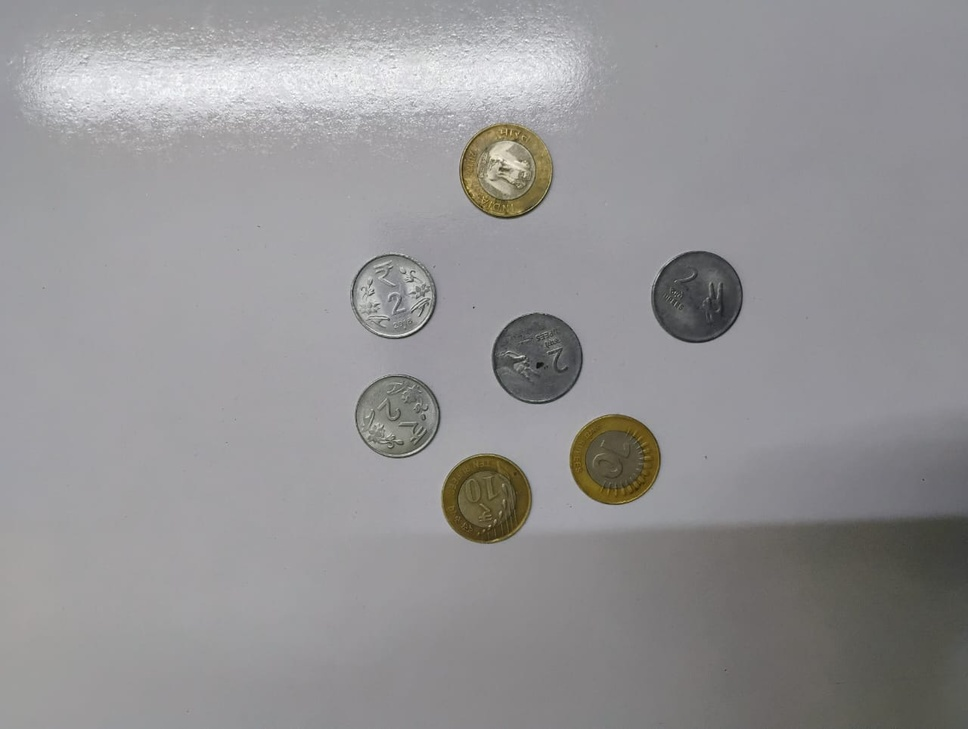
#> input picture coins.jpeg, 968 x 729 px, shrunk from 1280 x 963 before the run, found by its file name
$ jupyter execute part1.ipynb
#> lines starting #> are read from the running program, lines starting #| are printed output that depends on the picture; after the words box and inside, x2 and y2 are one past the last pixel; in counts of white or black regions, pixels touching at a corner belong together
[cell 1]
import cv2
import numpy as np
from google.colab.patches import cv2_imshow  # Required for Colab

def detect_and_segment_coins(image_path):
    # Load the image
#> called with image_path = '/content/coins.jpeg'
    image = cv2.imread(image_path)
#> image is the input picture: shape (729, 968, 3); mean B, G, R 148.6, 147.2, 148.2
    gray = cv2.cvtColor(image, cv2.COLOR_BGR2GRAY)
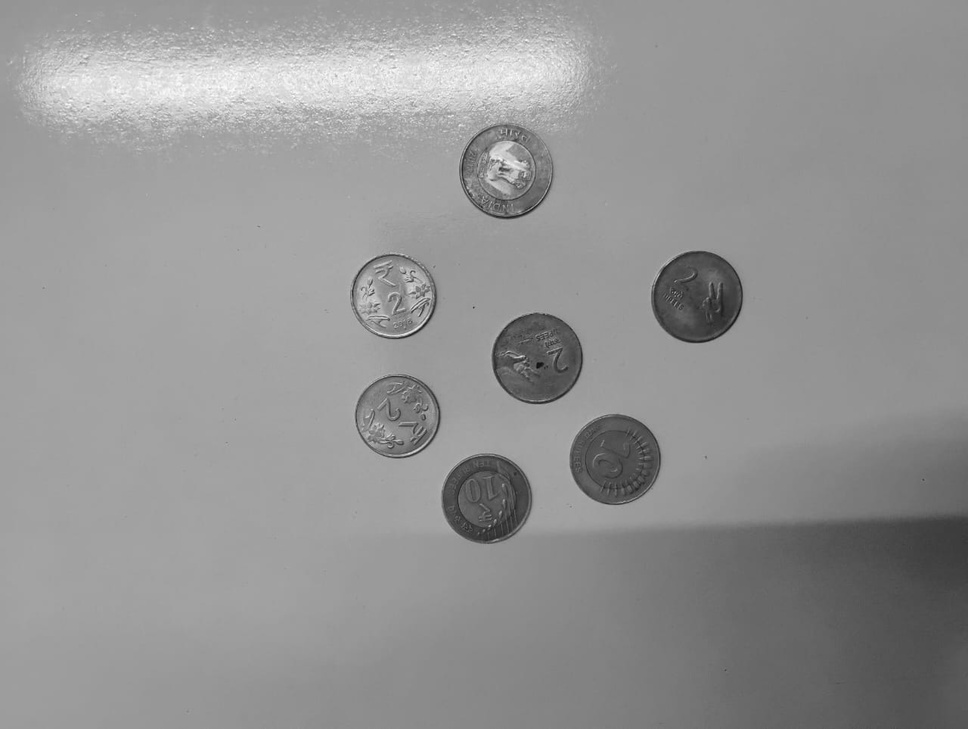
#> gray: shape (729, 968); min 10, max 255, mean 147.7

    # Apply Gaussian Blur to smooth the image
    blurred = cv2.GaussianBlur(gray, (15, 15), 0)

    # Apply Adaptive Thresholding for better edge detection
    thresh = cv2.adaptiveThreshold(blurred, 255, cv2.ADAPTIVE_THRESH_GAUSSIAN_C,
                                   cv2.THRESH_BINARY_INV, 11, 2)
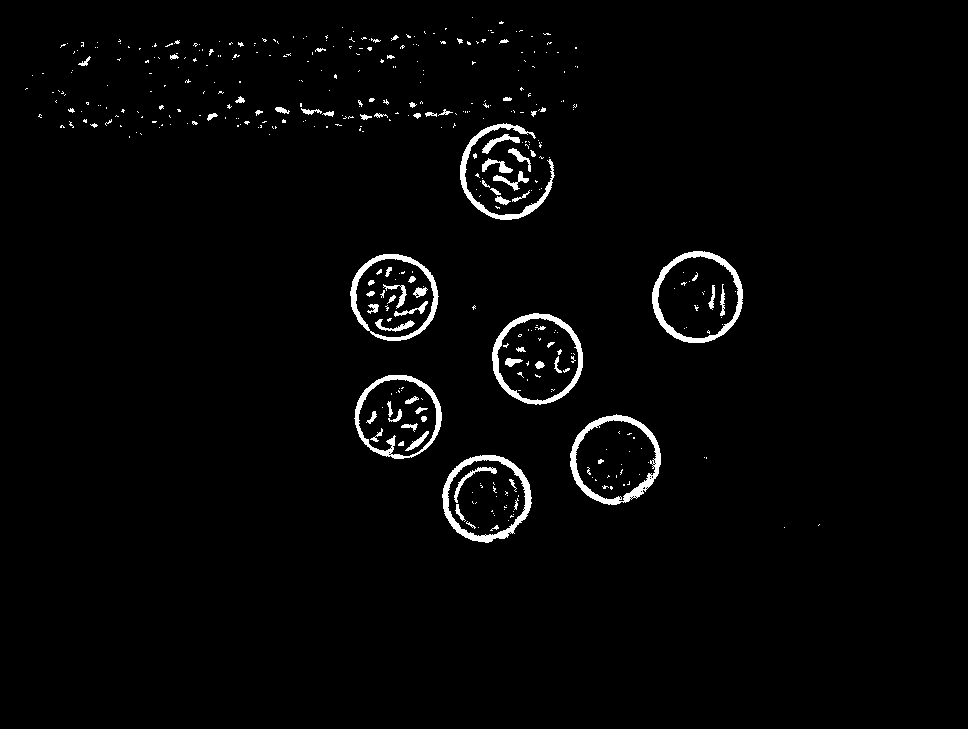
#> thresh: shape (729, 968); 2.2% white; 412 white regions (336 under 20 px), largest, box (x1, y1, x2, y2) and area: (570, 414, 661, 505) 1604, (442, 455, 532, 543) 1555, (652, 251, 743, 343) 1521

    # Apply morphological operations to remove small noise
    kernel = np.ones((3, 3), np.uint8)
    cleaned = cv2.morphologyEx(thresh, cv2.MORPH_CLOSE, kernel, iterations=2)
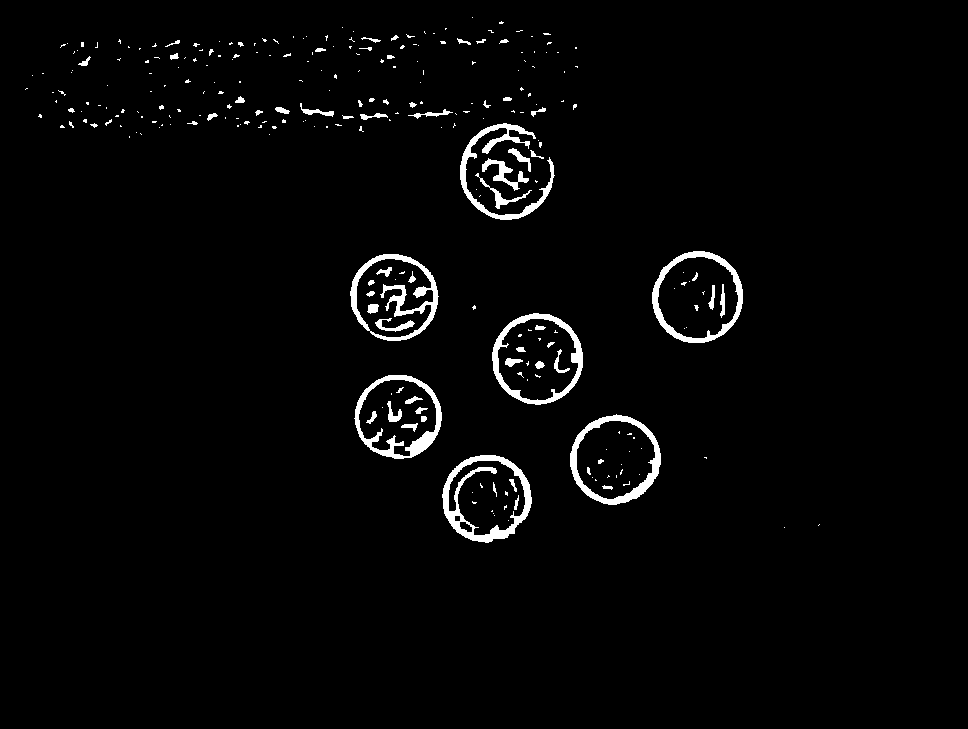
#> cleaned: shape (729, 968); 2.4% white; 275 white regions (209 under 20 px)

    # Find contours
    contours, _ = cv2.findContours(cleaned, cv2.RETR_EXTERNAL, cv2.CHAIN_APPROX_SIMPLE)
#> contours = 204 contours, 180 with area under 20; largest, box (x1, y1, x2, y2) and area: (652, 251, 743, 343) 6424, (492, 313, 583, 405) 6381, (570, 414, 661, 505) 6198, (442, 455, 532, 543) 5964, (350, 254, 439, 341) 5890

    coin_count = 0
    min_coin_area = 1000  # Minimum area to consider as a coin

    for contour in contours:
        area = cv2.contourArea(contour)

        if area > min_coin_area:  # Ignore small objects (e.g., designs inside coins)
            (x, y, w, h) = cv2.boundingRect(contour)
            cv2.rectangle(image, (x, y), (x + w, y + h), (0, 255, 0), 2)
            coin_count += 1
#> this loop made 204 passes
#> (area, x, y, w, h) on passes 4, 5, 6, 7, 9, 10, 38: (5964.5, 442, 455, 90, 88), (6198.5, 570, 414, 91, 91), (5624.5, 354, 375, 88, 84), (6381, 492, 313, 91, 92), (5890.5, 350, 254, 89, 87), (6424, 652, 251, 91, 92), (1293, 460, 123, 95, 97)
#> area on passes 14 to 17: 191, 348, 22, 122
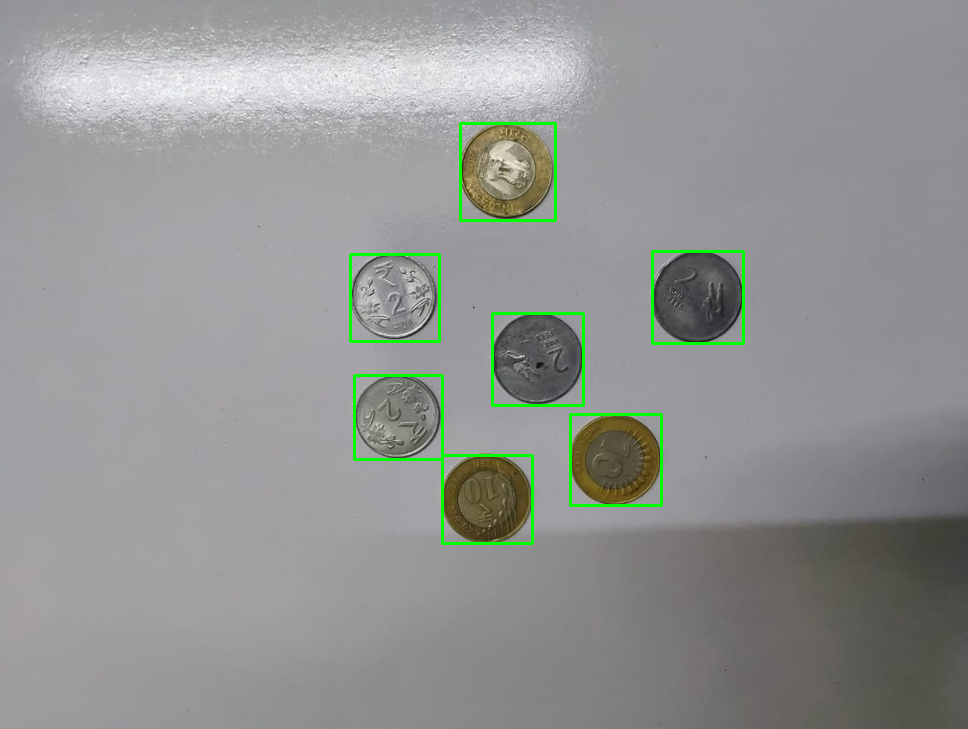
#> image: shape (729, 968, 3); 1.07% of pixels changed, all inside (x1, y1, x2, y2) = (349, 122, 745, 545)
#> after the loop, coin_count = 7

    # Save and display the result
    cv2.imwrite("detected_coins.jpg", image)
    cv2_imshow(image)

    print(f"Total Coins Detected: {coin_count}")
#| Total Coins Detected: 7

if __name__ == "__main__":
    image_path = "/content/coins.jpeg"  # Replace with your actual image path
    detect_and_segment_coins(image_path)
